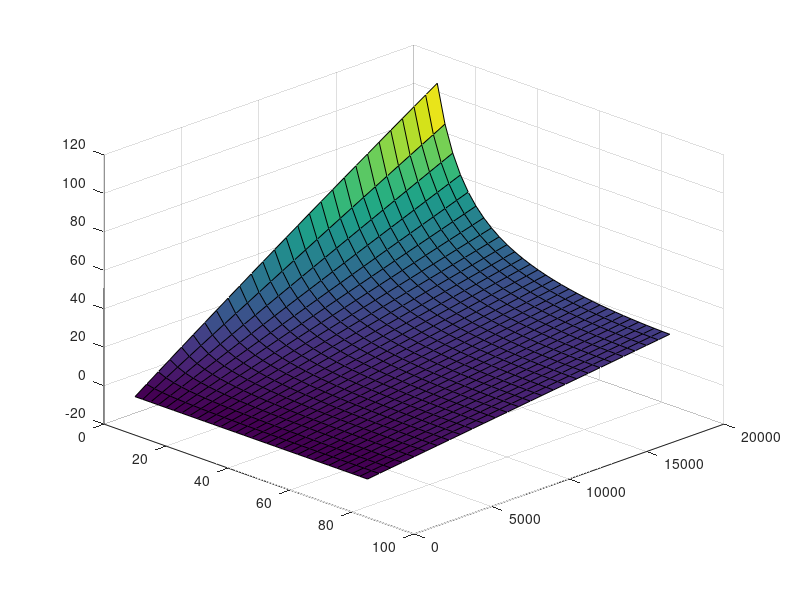

Recreate this plot in MATLAB. (Note: this script raises an error after producing the figure.)
%% Physical constants

G = 6.673e-11; % universal gravitational constant, m3 * kg-1 * s-2
M_E = 5.9722e24 ; % mass of the Earth, kg
R = 6371008.8; % radius of the Earth, m
Gravitational_parameter_E = 3.986004418e14;
Omega_E = 2*pi / 86400; % earth's rotation in rad / s

% angular velocity vector for Earth's rotation in the ECI coordinate system
Omega_E_vector = [0;0;Omega_E];

%%  Effect of observation altitude to the range of a eavesdropping sensor in
% relation to different elevation angles of the terminal.

d = @(h,ele)(1/2 .* (sqrt(4 .* h .* (h + 2 * R) + 4 .* R.^2 ...
                .* cosd(90+ele).^2) + 2 .* R .* cosd(90+ele)) / 1000);

%% 3D plot of elevation range of 10 deg to 90 deg and observation altitude in
% range of 100 meters to 20 km.

ele = 10:2.5:85; % elevation angle in degrees
h = 0:750:20000; % aircraft altitude in meters

[H, E] = meshgrid(h, ele);

s = surf(E, H, d(H, E));
view(45,30);
ax = ancestor(s, 'axes');
ax.YAxis.Exponent = 0;
ax.ZAxis.Exponent = 0;

xlabel('e (deg)');
ylabel('h (m)');
zlabel('d (km)');

%% Overlaid line graphs in a single plot
ele = 10:2.5:90; % elevation angle in degrees
h = 0:4000:20000; % aircraft altitude in meters

[H, E] = meshgrid(h, ele);

plot(E,d(H,E));
ax2 = gca;
legend('0 km','4 km','8 km','12 km','16 km','20 km');
ax2.XLim = [10,90];
ax2.YLim = [-4,120];
ax2.YAxis.Exponent = 0;
xlabel('e (deg)');
ylabel('d (km)');
grid on;

%% Orbital radius in relation to velocity of the sub-satellite point (in km/s), 
% ECI coordinate frame.

v_air = @(h,r_orbit)( (h+R) .* sqrt( (G*M_E) ./ (r_orbit + R).^3 ) );
%% 
% Plot the velocity for orbital radius in range of 500 km to 37000 km.

r_orbit = 500e3:500e3:37e6;

[H_air, R_orbit] = meshgrid(h, r_orbit);

p_v_air = plot(r_orbit, v_air(10000,r_orbit));
xlabel('h (m)');
ylabel('v (m/s)');

grid on;

%% In the case of GEO, Earth's rotation cancels the velocity of the
% sub-satellite point. Next, we will evaluate the effect of orbital period and
% inclination to the velocity of the sub-satellite point. We setup the orbits in
% the ECI coordinate system and account for the Earth's rotation by converting
% to ECF.

inclination = 0:0.04:pi/2; % inclination in rad
orbital_period = 5400:2000:86400; % in seconds

roty = @(t)[cos(t) 0 sin(t); 0 1 0; -sin(t) 0 cos(t)] ;

omega_ECF_magnitude = @(i, T)( norm(roty(i) * ( (2*pi / T) .* [0;0;1] ) ...
                        - Omega_E_vector));

[I_orbit, T_orbit] = meshgrid(inclination, orbital_period);

I_orbit_deg = I_orbit * (180 / pi);

omega_arr = arrayfun(omega_ECF_magnitude, I_orbit, T_orbit);

v_air_arr = R .* omega_arr;

orbital_altitude = (((Gravitational_parameter_E ...
                    * ( T_orbit/(2*pi)).^2).^(1/3)) - R);

s_omega_ECF_norm = surf(I_orbit_deg, orbital_altitude, v_air_arr);

xlabel('i (deg)'); % inclination
ylabel('h (m)'); % orbital altitude
zlabel('v (m/s)'); % sub-satellite velocity 
view(-135,10);

%% Listening window at a set beamwidth.

orbital_period = 5400:1000:42400; % in seconds 
beamwidth = deg2rad(3.5); % beamwidth in rad

roty = @(t)[cos(t) 0 sin(t); 0 1 0; -sin(t) 0 cos(t)] ;

[I_orbit, T_orbit] = meshgrid(inclination, orbital_period);
I_orbit_deg = I_orbit * (180 / pi); % convert to degrees for plotting

omega_arr = arrayfun(omega_ECF_magnitude, I_orbit, T_orbit);

t_pass = beamwidth ./ omega_arr; % listening window, fixed aircraft

% convert orbital period to altitude for plotting
orbital_altitude = (((Gravitational_parameter_E ...
                    * ( T_orbit/(2*pi)).^2).^(1/3)) - R);

s_omega_ECF_norm = surf(I_orbit_deg, orbital_altitude, t_pass);

xlabel('i (deg)'); % inclination
ylabel('h (m)'); % orbital altitude
zlabel('t (s)'); % maximum listening window / satellite pass
view([-318 10]);

%% Constellation visualisation from TLEs

startTime=datetime("11-Dec-2023 11:00:00"); % oneweb 2023-12-11
endTime=datetime("11-Dec-2023 11:30:00"); % oneweb 2023-12-11

%startTime=datetime("11-Dec-2023 11:00:00"); % starlink 2023-12-11
%endTime=datetime("11-Dec-2023 11:30:00"); % starlink 2023-12-11
sampleTime=60;

sc = satelliteScenario(startTime, endTime, sampleTime);

constellation = satellite(sc, "oneweb.tle");
%constellation = satellite(sc, "starlink.tle");

set(constellation(1:length(constellation)), ShowLabel=false);
set(constellation(1:length(constellation)), MarkerSize=3);
set(constellation(1:length(constellation)).Orbit, LineWidth=1);
%set(constellation(1:length(constellation)).Orbit, LineColor="none");

viewer3D = satelliteScenarioViewer(sc, Basemap="bluegreen", ShowDetails=true);

%% Adjust camera position
campos(viewer3D, 40, 18);
